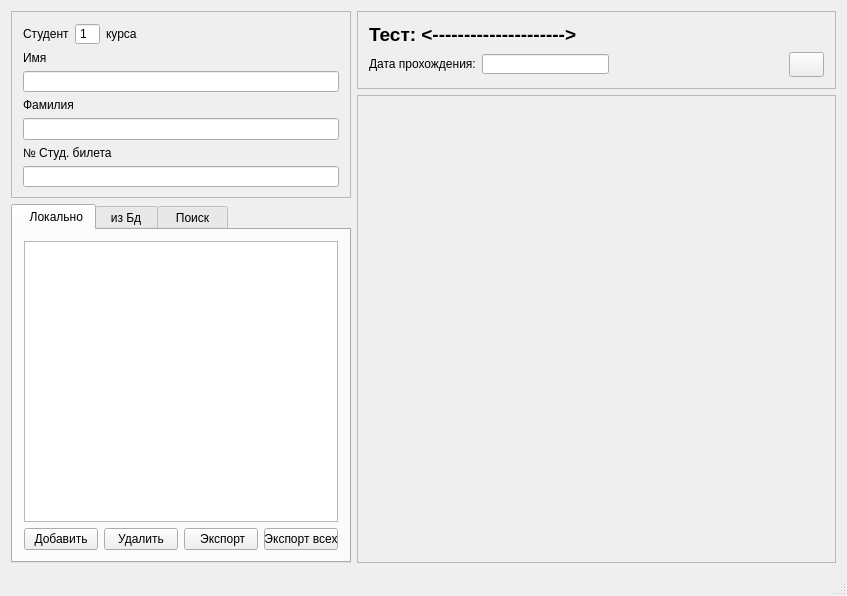
<?xml version="1.0" encoding="UTF-8"?>
<ui version="4.0">
 <class>MainWindow</class>
 <widget class="QMainWindow" name="MainWindow">
  <property name="geometry">
   <rect>
    <x>0</x>
    <y>0</y>
    <width>847</width>
    <height>596</height>
   </rect>
  </property>
  <property name="windowTitle">
   <string>UneTesElets v0.8: Модуль проверки результатов</string>
  </property>
  <widget class="QWidget" name="centralWidget">
   <layout class="QVBoxLayout" name="verticalLayout_4">
    <item>
     <layout class="QHBoxLayout" name="horizontalLayout">
      <item>
       <layout class="QVBoxLayout" name="verticalLayout_10">
        <item>
         <widget class="QFrame" name="frame_7">
          <property name="minimumSize">
           <size>
            <width>340</width>
            <height>0</height>
           </size>
          </property>
          <property name="maximumSize">
           <size>
            <width>340</width>
            <height>187</height>
           </size>
          </property>
          <property name="frameShape">
           <enum>QFrame::StyledPanel</enum>
          </property>
          <property name="frameShadow">
           <enum>QFrame::Raised</enum>
          </property>
          <layout class="QVBoxLayout" name="verticalLayout_3">
           <item>
            <layout class="QHBoxLayout" name="horizontalLayout_3">
             <item>
              <widget class="QLabel" name="label_6">
               <property name="text">
                <string>Студент</string>
               </property>
              </widget>
             </item>
             <item>
              <widget class="QSpinBox" name="spinBox">
               <property name="readOnly">
                <bool>true</bool>
               </property>
               <property name="buttonSymbols">
                <enum>QAbstractSpinBox::NoButtons</enum>
               </property>
               <property name="value">
                <number>1</number>
               </property>
              </widget>
             </item>
             <item>
              <widget class="QLabel" name="label_7">
               <property name="text">
                <string>курса</string>
               </property>
              </widget>
             </item>
             <item>
              <spacer name="horizontalSpacer">
               <property name="orientation">
                <enum>Qt::Horizontal</enum>
               </property>
               <property name="sizeHint" stdset="0">
                <size>
                 <width>40</width>
                 <height>20</height>
                </size>
               </property>
              </spacer>
             </item>
            </layout>
           </item>
           <item>
            <widget class="QLabel" name="label_3">
             <property name="text">
              <string>Имя</string>
             </property>
            </widget>
           </item>
           <item>
            <widget class="QLineEdit" name="lineEdit">
             <property name="text">
              <string/>
             </property>
             <property name="readOnly">
              <bool>true</bool>
             </property>
            </widget>
           </item>
           <item>
            <widget class="QLabel" name="label_4">
             <property name="text">
              <string>Фамилия</string>
             </property>
            </widget>
           </item>
           <item>
            <widget class="QLineEdit" name="lineEdit_2">
             <property name="text">
              <string/>
             </property>
             <property name="readOnly">
              <bool>true</bool>
             </property>
            </widget>
           </item>
           <item>
            <widget class="QLabel" name="label_5">
             <property name="text">
              <string>№ Студ. билета</string>
             </property>
            </widget>
           </item>
           <item>
            <widget class="QLineEdit" name="lineEdit_3">
             <property name="text">
              <string/>
             </property>
             <property name="readOnly">
              <bool>true</bool>
             </property>
            </widget>
           </item>
           <item>
            <spacer name="verticalSpacer">
             <property name="orientation">
              <enum>Qt::Vertical</enum>
             </property>
             <property name="sizeHint" stdset="0">
              <size>
               <width>20</width>
               <height>40</height>
              </size>
             </property>
            </spacer>
           </item>
          </layout>
         </widget>
        </item>
        <item>
         <widget class="QTabWidget" name="tabWidget">
          <property name="minimumSize">
           <size>
            <width>340</width>
            <height>0</height>
           </size>
          </property>
          <property name="maximumSize">
           <size>
            <width>340</width>
            <height>16777215</height>
           </size>
          </property>
          <property name="currentIndex">
           <number>0</number>
          </property>
          <widget class="QWidget" name="tab">
           <attribute name="title">
            <string>  Локально</string>
           </attribute>
           <layout class="QVBoxLayout" name="verticalLayout_8">
            <item>
             <widget class="QListWidget" name="listWidget"/>
            </item>
            <item>
             <layout class="QHBoxLayout" name="horizontalLayout_2">
              <item>
               <widget class="QPushButton" name="pushButton_4">
                <property name="minimumSize">
                 <size>
                  <width>0</width>
                  <height>22</height>
                 </size>
                </property>
                <property name="text">
                 <string> Добавить </string>
                </property>
               </widget>
              </item>
              <item>
               <widget class="QPushButton" name="pushButton_5">
                <property name="minimumSize">
                 <size>
                  <width>0</width>
                  <height>22</height>
                 </size>
                </property>
                <property name="text">
                 <string> Удалить </string>
                </property>
               </widget>
              </item>
              <item>
               <widget class="QPushButton" name="pushButton_9">
                <property name="minimumSize">
                 <size>
                  <width>0</width>
                  <height>22</height>
                 </size>
                </property>
                <property name="text">
                 <string> Экспорт</string>
                </property>
               </widget>
              </item>
              <item>
               <widget class="QPushButton" name="pushButton">
                <property name="minimumSize">
                 <size>
                  <width>0</width>
                  <height>22</height>
                 </size>
                </property>
                <property name="text">
                 <string> Экспорт всех </string>
                </property>
               </widget>
              </item>
              <item>
               <spacer name="horizontalSpacer_3">
                <property name="orientation">
                 <enum>Qt::Horizontal</enum>
                </property>
                <property name="sizeHint" stdset="0">
                 <size>
                  <width>40</width>
                  <height>20</height>
                 </size>
                </property>
               </spacer>
              </item>
             </layout>
            </item>
           </layout>
          </widget>
          <widget class="QWidget" name="tab_2">
           <attribute name="title">
            <string> из Бд </string>
           </attribute>
           <layout class="QVBoxLayout" name="verticalLayout_9">
            <item>
             <widget class="QListWidget" name="listWidget_2"/>
            </item>
            <item>
             <widget class="QFrame" name="frame_9">
              <property name="minimumSize">
               <size>
                <width>220</width>
                <height>147</height>
               </size>
              </property>
              <property name="maximumSize">
               <size>
                <width>1000</width>
                <height>147</height>
               </size>
              </property>
              <property name="frameShape">
               <enum>QFrame::StyledPanel</enum>
              </property>
              <property name="frameShadow">
               <enum>QFrame::Raised</enum>
              </property>
              <layout class="QHBoxLayout" name="horizontalLayout_9">
               <item>
                <layout class="QVBoxLayout" name="verticalLayout_18">
                 <item>
                  <layout class="QVBoxLayout" name="verticalLayout_13">
                   <item>
                    <widget class="QLabel" name="label_12">
                     <property name="text">
                      <string>Хост</string>
                     </property>
                    </widget>
                   </item>
                   <item>
                    <widget class="QLineEdit" name="lineEdit_7">
                     <property name="text">
                      <string>localhost</string>
                     </property>
                    </widget>
                   </item>
                  </layout>
                 </item>
                 <item>
                  <layout class="QVBoxLayout" name="verticalLayout_14">
                   <item>
                    <widget class="QLabel" name="label_13">
                     <property name="text">
                      <string>Логин</string>
                     </property>
                    </widget>
                   </item>
                   <item>
                    <widget class="QLineEdit" name="lineEdit_8">
                     <property name="text">
                      <string>root</string>
                     </property>
                    </widget>
                   </item>
                  </layout>
                 </item>
                 <item>
                  <layout class="QVBoxLayout" name="verticalLayout_15">
                   <item>
                    <widget class="QLabel" name="label_14">
                     <property name="text">
                      <string>Пароль</string>
                     </property>
                    </widget>
                   </item>
                   <item>
                    <widget class="QLineEdit" name="lineEdit_9">
                     <property name="text">
                      <string>pass</string>
                     </property>
                     <property name="echoMode">
                      <enum>QLineEdit::Password</enum>
                     </property>
                    </widget>
                   </item>
                  </layout>
                 </item>
                </layout>
               </item>
               <item>
                <layout class="QVBoxLayout" name="verticalLayout_20">
                 <item>
                  <layout class="QVBoxLayout" name="verticalLayout_16">
                   <item>
                    <widget class="QLabel" name="label_15">
                     <property name="text">
                      <string>База</string>
                     </property>
                    </widget>
                   </item>
                   <item>
                    <widget class="QLineEdit" name="lineEdit_10">
                     <property name="text">
                      <string>test</string>
                     </property>
                    </widget>
                   </item>
                  </layout>
                 </item>
                 <item>
                  <layout class="QVBoxLayout" name="verticalLayout_17">
                   <item>
                    <widget class="QLabel" name="label_16">
                     <property name="text">
                      <string>Порт</string>
                     </property>
                    </widget>
                   </item>
                   <item>
                    <widget class="QSpinBox" name="spinBox_3">
                     <property name="maximum">
                      <number>9000000</number>
                     </property>
                    </widget>
                   </item>
                  </layout>
                 </item>
                 <item>
                  <spacer name="verticalSpacer_2">
                   <property name="orientation">
                    <enum>Qt::Vertical</enum>
                   </property>
                   <property name="sizeHint" stdset="0">
                    <size>
                     <width>20</width>
                     <height>40</height>
                    </size>
                   </property>
                  </spacer>
                 </item>
                 <item>
                  <widget class="QPushButton" name="pushButton_10">
                   <property name="minimumSize">
                    <size>
                     <width>0</width>
                     <height>22</height>
                    </size>
                   </property>
                   <property name="text">
                    <string>Применить</string>
                   </property>
                  </widget>
                 </item>
                </layout>
               </item>
              </layout>
             </widget>
            </item>
            <item>
             <layout class="QHBoxLayout" name="horizontalLayout_4">
              <item>
               <widget class="QPushButton" name="pushButton_6">
                <property name="minimumSize">
                 <size>
                  <width>0</width>
                  <height>22</height>
                 </size>
                </property>
                <property name="text">
                 <string>  Обновить  </string>
                </property>
               </widget>
              </item>
              <item>
               <widget class="QPushButton" name="pushButton_8">
                <property name="minimumSize">
                 <size>
                  <width>0</width>
                  <height>22</height>
                 </size>
                </property>
                <property name="text">
                 <string>  Удалить  </string>
                </property>
               </widget>
              </item>
              <item>
               <widget class="QPushButton" name="pushButton_7">
                <property name="minimumSize">
                 <size>
                  <width>0</width>
                  <height>22</height>
                 </size>
                </property>
                <property name="text">
                 <string>  Настройки  </string>
                </property>
               </widget>
              </item>
              <item>
               <widget class="QPushButton" name="pushButton_13">
                <property name="minimumSize">
                 <size>
                  <width>0</width>
                  <height>22</height>
                 </size>
                </property>
                <property name="text">
                 <string>  Удалить все  </string>
                </property>
               </widget>
              </item>
              <item>
               <spacer name="horizontalSpacer_2">
                <property name="orientation">
                 <enum>Qt::Horizontal</enum>
                </property>
                <property name="sizeHint" stdset="0">
                 <size>
                  <width>40</width>
                  <height>20</height>
                 </size>
                </property>
               </spacer>
              </item>
             </layout>
            </item>
           </layout>
          </widget>
          <widget class="QWidget" name="tab_3">
           <attribute name="title">
            <string>  Поиск  </string>
           </attribute>
           <layout class="QVBoxLayout" name="verticalLayout">
            <item>
             <widget class="QListWidget" name="listWidget_3"/>
            </item>
            <item>
             <layout class="QHBoxLayout" name="horizontalLayout_12">
              <item>
               <widget class="QPushButton" name="pushButton_11">
                <property name="minimumSize">
                 <size>
                  <width>0</width>
                  <height>23</height>
                 </size>
                </property>
                <property name="text">
                 <string>Удалить</string>
                </property>
               </widget>
              </item>
              <item>
               <widget class="QPushButton" name="pushButton_12">
                <property name="minimumSize">
                 <size>
                  <width>0</width>
                  <height>23</height>
                 </size>
                </property>
                <property name="text">
                 <string>Удалить все</string>
                </property>
               </widget>
              </item>
             </layout>
            </item>
            <item>
             <widget class="QFrame" name="frame">
              <property name="minimumSize">
               <size>
                <width>118</width>
                <height>129</height>
               </size>
              </property>
              <property name="maximumSize">
               <size>
                <width>16777215</width>
                <height>118</height>
               </size>
              </property>
              <property name="frameShape">
               <enum>QFrame::StyledPanel</enum>
              </property>
              <property name="frameShadow">
               <enum>QFrame::Raised</enum>
              </property>
              <layout class="QHBoxLayout" name="horizontalLayout_7">
               <item>
                <layout class="QVBoxLayout" name="verticalLayout_7">
                 <item>
                  <widget class="QLabel" name="label_8">
                   <property name="text">
                    <string>Фамилия</string>
                   </property>
                  </widget>
                 </item>
                 <item>
                  <widget class="QLineEdit" name="lineEdit_4">
                   <property name="minimumSize">
                    <size>
                     <width>0</width>
                     <height>17</height>
                    </size>
                   </property>
                   <property name="text">
                    <string/>
                   </property>
                   <property name="readOnly">
                    <bool>false</bool>
                   </property>
                  </widget>
                 </item>
                 <item>
                  <widget class="QLabel" name="label">
                   <property name="text">
                    <string>Имя теста</string>
                   </property>
                  </widget>
                 </item>
                 <item>
                  <layout class="QHBoxLayout" name="horizontalLayout_6">
                   <item>
                    <widget class="QComboBox" name="comboBox">
                     <property name="minimumSize">
                      <size>
                       <width>23</width>
                       <height>17</height>
                      </size>
                     </property>
                     <property name="maximumSize">
                      <size>
                       <width>16777215</width>
                       <height>16777215</height>
                      </size>
                     </property>
                     <property name="editable">
                      <bool>true</bool>
                     </property>
                     <item>
                      <property name="text">
                       <string/>
                      </property>
                     </item>
                    </widget>
                   </item>
                  </layout>
                 </item>
                 <item>
                  <widget class="QPushButton" name="pushButton_2">
                   <property name="minimumSize">
                    <size>
                     <width>0</width>
                     <height>22</height>
                    </size>
                   </property>
                   <property name="text">
                    <string>Найти</string>
                   </property>
                  </widget>
                 </item>
                </layout>
               </item>
               <item>
                <layout class="QVBoxLayout" name="verticalLayout_2">
                 <item>
                  <layout class="QHBoxLayout" name="horizontalLayout_5">
                   <item>
                    <widget class="QLabel" name="label_10">
                     <property name="text">
                      <string>Дата</string>
                     </property>
                    </widget>
                   </item>
                   <item>
                    <widget class="QCheckBox" name="checkBox_2">
                     <property name="text">
                      <string/>
                     </property>
                    </widget>
                   </item>
                  </layout>
                 </item>
                 <item>
                  <widget class="QDateEdit" name="dateEdit">
                   <property name="displayFormat">
                    <string>dd.MM.yyyy</string>
                   </property>
                   <property name="calendarPopup">
                    <bool>true</bool>
                   </property>
                   <property name="date">
                    <date>
                     <year>2093</year>
                     <month>1</month>
                     <day>1</day>
                    </date>
                   </property>
                  </widget>
                 </item>
                 <item>
                  <layout class="QHBoxLayout" name="horizontalLayout_8">
                   <item>
                    <widget class="QLabel" name="label_9">
                     <property name="text">
                      <string>Курс</string>
                     </property>
                    </widget>
                   </item>
                   <item>
                    <widget class="QCheckBox" name="checkBox">
                     <property name="text">
                      <string/>
                     </property>
                    </widget>
                   </item>
                  </layout>
                 </item>
                 <item>
                  <widget class="QSpinBox" name="spinBox_2">
                   <property name="minimum">
                    <number>1</number>
                   </property>
                   <property name="maximum">
                    <number>5</number>
                   </property>
                  </widget>
                 </item>
                </layout>
               </item>
              </layout>
             </widget>
            </item>
           </layout>
          </widget>
         </widget>
        </item>
       </layout>
      </item>
      <item>
       <layout class="QVBoxLayout" name="verticalLayout_11">
        <item>
         <widget class="QFrame" name="frame_2">
          <property name="minimumSize">
           <size>
            <width>0</width>
            <height>40</height>
           </size>
          </property>
          <property name="frameShape">
           <enum>QFrame::StyledPanel</enum>
          </property>
          <property name="frameShadow">
           <enum>QFrame::Raised</enum>
          </property>
          <layout class="QVBoxLayout" name="verticalLayout_12">
           <item>
            <widget class="QLabel" name="label_2">
             <property name="text">
              <string>&lt;html&gt;&lt;head/&gt;&lt;body&gt;&lt;p&gt;&lt;span style=&quot; font-size:14pt; font-weight:600;&quot;&gt;Тест: &amp;lt;---------------------&amp;gt;&lt;/span&gt;&lt;/p&gt;&lt;/body&gt;&lt;/html&gt;</string>
             </property>
            </widget>
           </item>
           <item>
            <layout class="QHBoxLayout" name="horizontalLayout_10">
             <item>
              <widget class="QLabel" name="label_11">
               <property name="maximumSize">
                <size>
                 <width>16777215</width>
                 <height>20</height>
                </size>
               </property>
               <property name="text">
                <string>Дата прохождения:</string>
               </property>
              </widget>
             </item>
             <item>
              <widget class="QLineEdit" name="lineEdit_6">
               <property name="maximumSize">
                <size>
                 <width>127</width>
                 <height>20</height>
                </size>
               </property>
               <property name="text">
                <string/>
               </property>
              </widget>
             </item>
             <item>
              <spacer name="horizontalSpacer_4">
               <property name="orientation">
                <enum>Qt::Horizontal</enum>
               </property>
               <property name="sizeHint" stdset="0">
                <size>
                 <width>40</width>
                 <height>20</height>
                </size>
               </property>
              </spacer>
             </item>
             <item>
              <widget class="QPushButton" name="pushButton_3">
               <property name="minimumSize">
                <size>
                 <width>35</width>
                 <height>25</height>
                </size>
               </property>
               <property name="maximumSize">
                <size>
                 <width>35</width>
                 <height>25</height>
                </size>
               </property>
               <property name="styleSheet">
                <string notr="true">border-image: url(99_diagona/lines.png);</string>
               </property>
               <property name="text">
                <string/>
               </property>
              </widget>
             </item>
            </layout>
           </item>
          </layout>
         </widget>
        </item>
        <item>
         <widget class="QScrollArea" name="scrollArea">
          <property name="maximumSize">
           <size>
            <width>16777215</width>
            <height>16777215</height>
           </size>
          </property>
          <property name="styleSheet">
           <string notr="true"/>
          </property>
          <property name="widgetResizable">
           <bool>true</bool>
          </property>
          <widget class="QWidget" name="scrollAreaWidgetContents">
           <property name="geometry">
            <rect>
             <x>0</x>
             <y>0</y>
             <width>406</width>
             <height>470</height>
            </rect>
           </property>
           <layout class="QVBoxLayout" name="verticalLayout_5">
            <item>
             <layout class="QVBoxLayout" name="verticalLayout_6">
              <property name="sizeConstraint">
               <enum>QLayout::SetMaximumSize</enum>
              </property>
             </layout>
            </item>
           </layout>
          </widget>
         </widget>
        </item>
       </layout>
      </item>
     </layout>
    </item>
   </layout>
  </widget>
  <widget class="QStatusBar" name="statusBar"/>
 </widget>
 <layoutdefault spacing="6" margin="11"/>
 <resources/>
 <connections/>
</ui>
